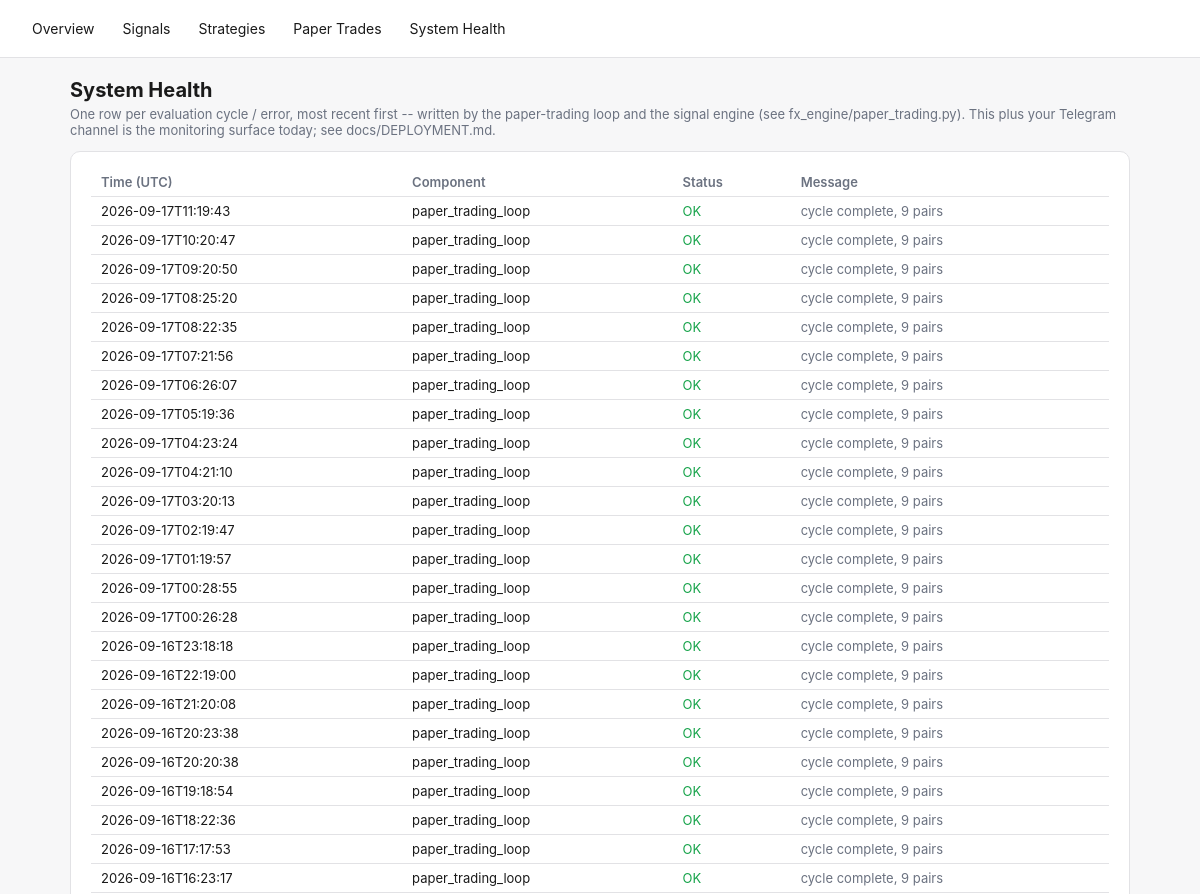
/health (upper part), run on an earlier commit of the app's database.
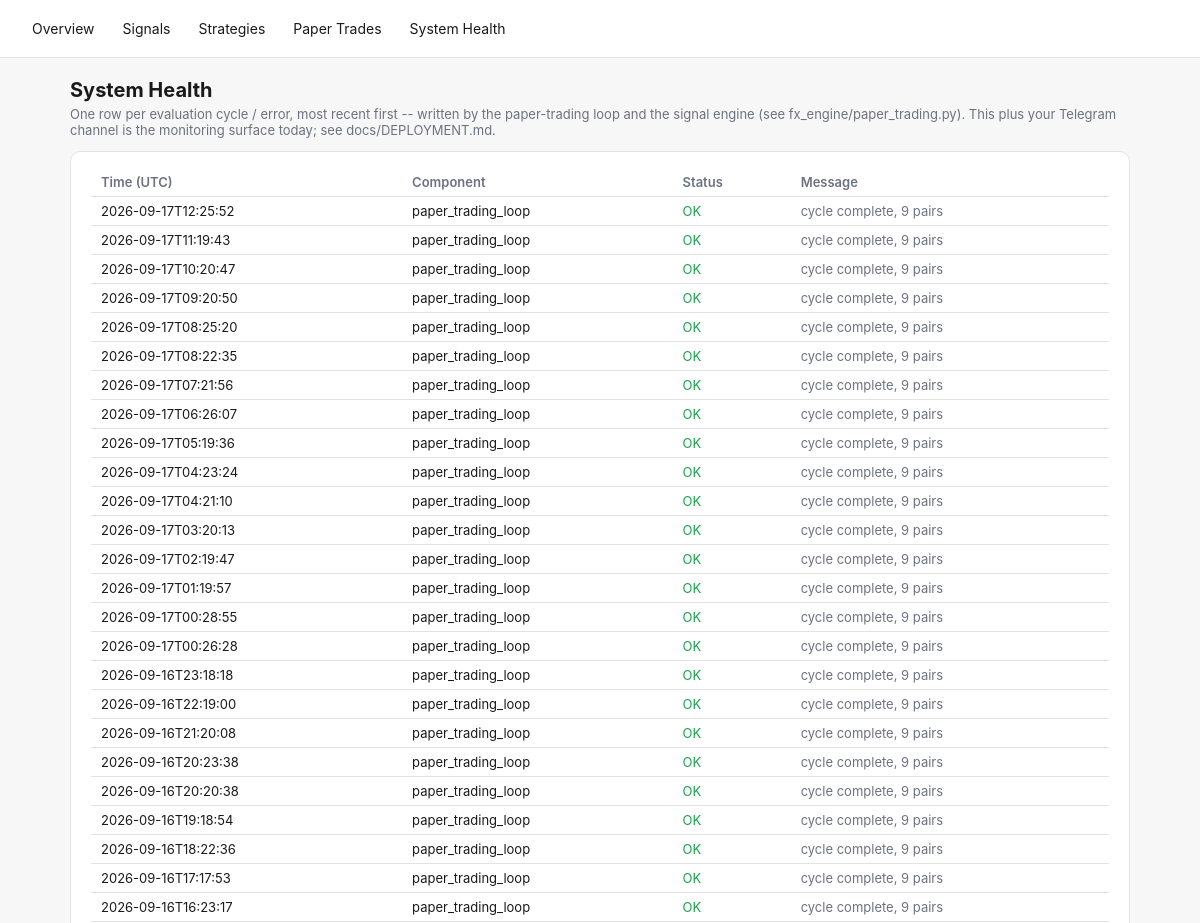
And on a later commit of the database.
### tables this page shows
CREATE TABLE system_health (
    id INTEGER PRIMARY KEY AUTOINCREMENT,
    component TEXT NOT NULL,
    status TEXT NOT NULL,       -- OK | WARN | ERROR
    message TEXT,
    checked_at TEXT NOT NULL
);

### fx_engine/dashboard.py (the view)
    @app.route("/health")
    def health_page():
        return render_template("health.html", health=get_db().recent_health(limit=100))

### fx_engine/db.py (called while the page is built)
    @contextmanager
    def _conn(self):
        conn = sqlite3.connect(self.path)
        conn.row_factory = sqlite3.Row
        try:
            yield conn
            conn.commit()
        finally:
            conn.close()

    def recent_health(self, limit: int = 50) -> list[dict]:
        with self._conn() as conn:
            rows = conn.execute(
                "SELECT * FROM system_health ORDER BY id DESC LIMIT ?", (limit,),
            ).fetchall()
        return [dict(r) for r in rows]

### fx_engine/templates/health.html (shortened to what this page needs)
{% extends "base.html" %}
{% block content %}
<h1>System Health</h1>
<p class="lede">One row per evaluation cycle / error, most recent first -- written by the paper-trading loop
and the signal engine (see fx_engine/paper_trading.py). This plus your Telegram channel is the monitoring
surface today; see docs/DEPLOYMENT.md.</p>
<div class="card">
  <div class="overflow">
  <table>
    <tr><th>Time (UTC)</th><th>Component</th><th>Status</th><th>Message</th></tr>
    {% for h in health %}
    <tr>
      <td>{{ h.checked_at[:19] }}</td>
      <td>{{ h.component }}</td>
      <td class="{{ 'ok' if h.status=='OK' else ('warn' if h.status=='WARN' else 'error') }}">{{ h.status }}</td>
      <td class="muted">{{ h.message }}</td>
    </tr>
    {% else %}
    <tr><td colspan="4" class="muted">No health checks logged yet.</td></tr>
    {% endfor %}
  </table>
  </div>
</div>
{% endblock %}

What changed in the data, as far as the page shows it:
added system_health: checked_at "2026-09-17T12:25:52", component "paper_trading_loop", status "OK", message "cycle complete, 9 pairs"
